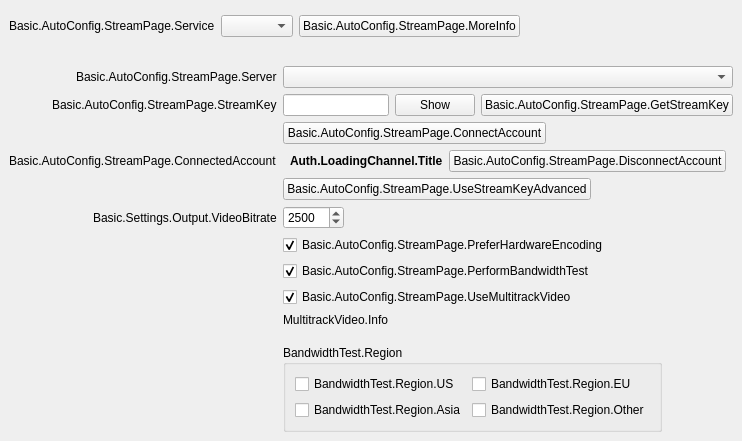
<?xml version="1.0" encoding="UTF-8"?>
<ui version="4.0">
 <class>AutoConfigStreamPage</class>
 <widget class="QWidget" name="AutoConfigStreamPage">
  <property name="geometry">
   <rect>
    <x>0</x>
    <y>0</y>
    <width>726</width>
    <height>441</height>
   </rect>
  </property>
  <property name="windowTitle">
   <string notr="true"/>
  </property>
  <layout class="QVBoxLayout" name="verticalLayout">
   <property name="spacing">
    <number>0</number>
   </property>
   <property name="leftMargin">
    <number>0</number>
   </property>
   <property name="topMargin">
    <number>0</number>
   </property>
   <property name="rightMargin">
    <number>0</number>
   </property>
   <property name="bottomMargin">
    <number>0</number>
   </property>
   <item>
    <widget class="QFrame" name="widget">
     <property name="sizePolicy">
      <sizepolicy hsizetype="Preferred" vsizetype="Maximum">
       <horstretch>0</horstretch>
       <verstretch>0</verstretch>
      </sizepolicy>
     </property>
     <layout class="QFormLayout" name="topLayout">
      <property name="fieldGrowthPolicy">
       <enum>QFormLayout::FieldGrowthPolicy::ExpandingFieldsGrow</enum>
      </property>
      <property name="labelAlignment">
       <set>Qt::AlignmentFlag::AlignRight|Qt::AlignmentFlag::AlignTrailing|Qt::AlignmentFlag::AlignVCenter</set>
      </property>
      <property name="bottomMargin">
       <number>12</number>
      </property>
      <item row="0" column="0">
       <spacer name="horizontalSpacer_6">
        <property name="orientation">
         <enum>Qt::Orientation::Horizontal</enum>
        </property>
        <property name="sizeType">
         <enum>QSizePolicy::Policy::Fixed</enum>
        </property>
        <property name="sizeHint" stdset="0">
         <size>
          <width>87</width>
          <height>0</height>
         </size>
        </property>
       </spacer>
      </item>
      <item row="1" column="0">
       <widget class="QLabel" name="serviceLabel">
        <property name="text">
         <string>Basic.AutoConfig.StreamPage.Service</string>
        </property>
        <property name="buddy">
         <cstring>service</cstring>
        </property>
       </widget>
      </item>
      <item row="1" column="1">
       <widget class="QFrame" name="serviceWidget">
        <layout class="QHBoxLayout" name="serviceWidgetLayout">
         <property name="leftMargin">
          <number>0</number>
         </property>
         <property name="topMargin">
          <number>0</number>
         </property>
         <property name="rightMargin">
          <number>0</number>
         </property>
         <property name="bottomMargin">
          <number>0</number>
         </property>
         <item>
          <widget class="QComboBox" name="service"/>
         </item>
         <item>
          <widget class="UrlPushButton" name="moreInfoButton">
           <property name="text">
            <string>Basic.AutoConfig.StreamPage.MoreInfo</string>
           </property>
          </widget>
         </item>
        </layout>
       </widget>
      </item>
      <item row="2" column="1">
       <spacer name="verticalSpacer">
        <property name="orientation">
         <enum>Qt::Orientation::Vertical</enum>
        </property>
        <property name="sizeHint" stdset="0">
         <size>
          <width>12</width>
          <height>12</height>
         </size>
        </property>
       </spacer>
      </item>
     </layout>
    </widget>
   </item>
   <item>
    <widget class="QStackedWidget" name="stackedWidget">
     <property name="currentIndex">
      <number>1</number>
     </property>
     <widget class="QWidget" name="loginPage">
      <layout class="QFormLayout" name="loginPageLayout">
       <property name="fieldGrowthPolicy">
        <enum>QFormLayout::FieldGrowthPolicy::ExpandingFieldsGrow</enum>
       </property>
       <property name="labelAlignment">
        <set>Qt::AlignmentFlag::AlignRight|Qt::AlignmentFlag::AlignTrailing|Qt::AlignmentFlag::AlignVCenter</set>
       </property>
       <item row="0" column="0">
        <spacer name="horizontalSpacer_3">
         <property name="orientation">
          <enum>Qt::Orientation::Horizontal</enum>
         </property>
         <property name="sizeType">
          <enum>QSizePolicy::Policy::Fixed</enum>
         </property>
         <property name="sizeHint" stdset="0">
          <size>
           <width>87</width>
           <height>17</height>
          </size>
         </property>
        </spacer>
       </item>
       <item row="0" column="1">
        <layout class="QHBoxLayout" name="horizontalLayout">
         <item>
          <widget class="QPushButton" name="connectAccount">
           <property name="text">
            <string>Basic.AutoConfig.StreamPage.ConnectAccount</string>
           </property>
          </widget>
         </item>
         <item>
          <spacer name="horizontalSpacer_4">
           <property name="orientation">
            <enum>Qt::Orientation::Horizontal</enum>
           </property>
           <property name="sizeHint" stdset="0">
            <size>
             <width>40</width>
             <height>20</height>
            </size>
           </property>
          </spacer>
         </item>
        </layout>
       </item>
       <item row="1" column="0">
        <spacer name="horizontalSpacer_7">
         <property name="orientation">
          <enum>Qt::Orientation::Horizontal</enum>
         </property>
         <property name="sizeType">
          <enum>QSizePolicy::Policy::Fixed</enum>
         </property>
         <property name="sizeHint" stdset="0">
          <size>
           <width>87</width>
           <height>17</height>
          </size>
         </property>
        </spacer>
       </item>
       <item row="1" column="1">
        <layout class="QHBoxLayout" name="horizontalLayout_5">
         <item>
          <widget class="QPushButton" name="useStreamKey">
           <property name="text">
            <string>Basic.AutoConfig.StreamPage.UseStreamKey</string>
           </property>
          </widget>
         </item>
         <item>
          <spacer name="horizontalSpacer_8">
           <property name="orientation">
            <enum>Qt::Orientation::Horizontal</enum>
           </property>
           <property name="sizeHint" stdset="0">
            <size>
             <width>40</width>
             <height>20</height>
            </size>
           </property>
          </spacer>
         </item>
        </layout>
       </item>
      </layout>
     </widget>
     <widget class="QWidget" name="streamkeyPage">
      <layout class="QFormLayout" name="streamkeyPageLayout">
       <property name="fieldGrowthPolicy">
        <enum>QFormLayout::FieldGrowthPolicy::ExpandingFieldsGrow</enum>
       </property>
       <property name="labelAlignment">
        <set>Qt::AlignmentFlag::AlignRight|Qt::AlignmentFlag::AlignTrailing|Qt::AlignmentFlag::AlignVCenter</set>
       </property>
       <item row="0" column="0">
        <widget class="QLabel" name="serverLabel">
         <property name="text">
          <string>Basic.AutoConfig.StreamPage.Server</string>
         </property>
        </widget>
       </item>
       <item row="0" column="1">
        <widget class="QStackedWidget" name="serverStackedWidget">
         <property name="currentIndex">
          <number>0</number>
         </property>
         <widget class="QWidget" name="servicePage">
          <layout class="QHBoxLayout" name="horizontalLayout_2">
           <property name="leftMargin">
            <number>0</number>
           </property>
           <property name="topMargin">
            <number>0</number>
           </property>
           <property name="rightMargin">
            <number>0</number>
           </property>
           <property name="bottomMargin">
            <number>0</number>
           </property>
           <item>
            <widget class="QComboBox" name="server"/>
           </item>
          </layout>
         </widget>
         <widget class="QWidget" name="customPage">
          <layout class="QHBoxLayout" name="horizontalLayout_3">
           <property name="leftMargin">
            <number>0</number>
           </property>
           <property name="topMargin">
            <number>0</number>
           </property>
           <property name="rightMargin">
            <number>0</number>
           </property>
           <property name="bottomMargin">
            <number>0</number>
           </property>
           <item>
            <widget class="QLineEdit" name="customServer"/>
           </item>
          </layout>
         </widget>
        </widget>
       </item>
       <item row="1" column="0">
        <widget class="QLabel" name="streamKeyLabel">
         <property name="text">
          <string>Basic.AutoConfig.StreamPage.StreamKey</string>
         </property>
         <property name="openExternalLinks">
          <bool>true</bool>
         </property>
         <property name="buddy">
          <cstring>key</cstring>
         </property>
        </widget>
       </item>
       <item row="1" column="1">
        <widget class="QFrame" name="streamKeyWidget">
         <layout class="QHBoxLayout" name="horizontalLayout_4">
          <property name="leftMargin">
           <number>0</number>
          </property>
          <property name="topMargin">
           <number>0</number>
          </property>
          <property name="rightMargin">
           <number>0</number>
          </property>
          <property name="bottomMargin">
           <number>0</number>
          </property>
          <item>
           <widget class="QLineEdit" name="key">
            <property name="inputMask">
             <string notr="true"/>
            </property>
            <property name="text">
             <string notr="true"/>
            </property>
            <property name="echoMode">
             <enum>QLineEdit::EchoMode::Password</enum>
            </property>
           </widget>
          </item>
          <item>
           <widget class="QPushButton" name="show">
            <property name="text">
             <string>Show</string>
            </property>
           </widget>
          </item>
          <item>
           <widget class="UrlPushButton" name="streamKeyButton">
            <property name="text">
             <string>Basic.AutoConfig.StreamPage.GetStreamKey</string>
            </property>
           </widget>
          </item>
         </layout>
        </widget>
       </item>
       <item row="2" column="1">
        <widget class="QPushButton" name="connectAccount2">
         <property name="cursor">
          <cursorShape>PointingHandCursor</cursorShape>
         </property>
         <property name="text">
          <string>Basic.AutoConfig.StreamPage.ConnectAccount</string>
         </property>
        </widget>
       </item>
       <item row="3" column="0">
        <widget class="QLabel" name="connectedAccountLabel">
         <property name="text">
          <string>Basic.AutoConfig.StreamPage.ConnectedAccount</string>
         </property>
        </widget>
       </item>
       <item row="3" column="1">
        <layout class="QHBoxLayout" name="horizontalLayout_6">
         <property name="leftMargin">
          <number>7</number>
         </property>
         <property name="rightMargin">
          <number>7</number>
         </property>
         <item>
          <widget class="QLabel" name="connectedAccountText">
           <property name="font">
            <font>
             <bold>true</bold>
            </font>
           </property>
           <property name="text">
            <string>Auth.LoadingChannel.Title</string>
           </property>
          </widget>
         </item>
         <item>
          <widget class="QPushButton" name="disconnectAccount">
           <property name="text">
            <string>Basic.AutoConfig.StreamPage.DisconnectAccount</string>
           </property>
          </widget>
         </item>
        </layout>
       </item>
       <item row="4" column="0">
        <spacer name="horizontalSpacer">
         <property name="orientation">
          <enum>Qt::Orientation::Horizontal</enum>
         </property>
         <property name="sizeHint" stdset="0">
          <size>
           <width>40</width>
           <height>0</height>
          </size>
         </property>
        </spacer>
       </item>
       <item row="4" column="1">
        <widget class="QPushButton" name="useStreamKeyAdv">
         <property name="text">
          <string>Basic.AutoConfig.StreamPage.UseStreamKeyAdvanced</string>
         </property>
        </widget>
       </item>
       <item row="5" column="0">
        <widget class="QLabel" name="bitrateLabel">
         <property name="text">
          <string>Basic.Settings.Output.VideoBitrate</string>
         </property>
         <property name="buddy">
          <cstring>bitrate</cstring>
         </property>
        </widget>
       </item>
       <item row="5" column="1">
        <widget class="QSpinBox" name="bitrate">
         <property name="suffix">
          <string notr="true"/>
         </property>
         <property name="minimum">
          <number>500</number>
         </property>
         <property name="maximum">
          <number>51000</number>
         </property>
         <property name="value">
          <number>2500</number>
         </property>
        </widget>
       </item>
       <item row="6" column="1">
        <widget class="QCheckBox" name="preferHardware">
         <property name="toolTip">
          <string>Basic.AutoConfig.StreamPage.PreferHardwareEncoding.ToolTip</string>
         </property>
         <property name="text">
          <string>Basic.AutoConfig.StreamPage.PreferHardwareEncoding</string>
         </property>
         <property name="checked">
          <bool>true</bool>
         </property>
        </widget>
       </item>
       <item row="7" column="1">
        <widget class="QCheckBox" name="doBandwidthTest">
         <property name="text">
          <string>Basic.AutoConfig.StreamPage.PerformBandwidthTest</string>
         </property>
         <property name="checked">
          <bool>true</bool>
         </property>
        </widget>
       </item>
       <item row="8" column="1">
        <widget class="QCheckBox" name="useMultitrackVideo">
         <property name="text">
          <string>Basic.AutoConfig.StreamPage.UseMultitrackVideo</string>
         </property>
         <property name="checked">
          <bool>true</bool>
         </property>
        </widget>
       </item>
       <item row="9" column="1">
        <widget class="QLabel" name="multitrackVideoInfo">
         <property name="sizePolicy">
          <sizepolicy hsizetype="Fixed" vsizetype="Fixed">
           <horstretch>0</horstretch>
           <verstretch>0</verstretch>
          </sizepolicy>
         </property>
         <property name="text">
          <string>MultitrackVideo.Info</string>
         </property>
         <property name="textFormat">
          <enum>Qt::TextFormat::RichText</enum>
         </property>
         <property name="wordWrap">
          <bool>true</bool>
         </property>
         <property name="openExternalLinks">
          <bool>true</bool>
         </property>
        </widget>
       </item>
       <item row="10" column="1">
        <spacer name="verticalSpacer_2">
         <property name="orientation">
          <enum>Qt::Orientation::Vertical</enum>
         </property>
         <property name="sizeHint" stdset="0">
          <size>
           <width>6</width>
           <height>6</height>
          </size>
         </property>
        </spacer>
       </item>
       <item row="11" column="1">
        <widget class="QGroupBox" name="region">
         <property name="title">
          <string>BandwidthTest.Region</string>
         </property>
         <layout class="QGridLayout" name="gridLayout">
          <item row="2" column="0">
           <widget class="QCheckBox" name="regionAsia">
            <property name="text">
             <string>BandwidthTest.Region.Asia</string>
            </property>
           </widget>
          </item>
          <item row="0" column="0">
           <widget class="QCheckBox" name="regionUS">
            <property name="text">
             <string>BandwidthTest.Region.US</string>
            </property>
           </widget>
          </item>
          <item row="0" column="1">
           <widget class="QCheckBox" name="regionEU">
            <property name="text">
             <string>BandwidthTest.Region.EU</string>
            </property>
           </widget>
          </item>
          <item row="2" column="1">
           <widget class="QCheckBox" name="regionOther">
            <property name="text">
             <string>BandwidthTest.Region.Other</string>
            </property>
           </widget>
          </item>
         </layout>
        </widget>
       </item>
      </layout>
     </widget>
    </widget>
   </item>
  </layout>
 </widget>
 <customwidgets>
  <customwidget>
   <class>UrlPushButton</class>
   <extends>QPushButton</extends>
   <header>components/UrlPushButton.hpp</header>
  </customwidget>
 </customwidgets>
 <resources/>
 <connections>
  <connection>
   <sender>connectAccount2</sender>
   <signal>clicked()</signal>
   <receiver>connectAccount</receiver>
   <slot>click()</slot>
   <hints>
    <hint type="sourcelabel">
     <x>382</x>
     <y>279</y>
    </hint>
    <hint type="destinationlabel">
     <x>114</x>
     <y>82</y>
    </hint>
   </hints>
  </connection>
 </connections>
</ui>
